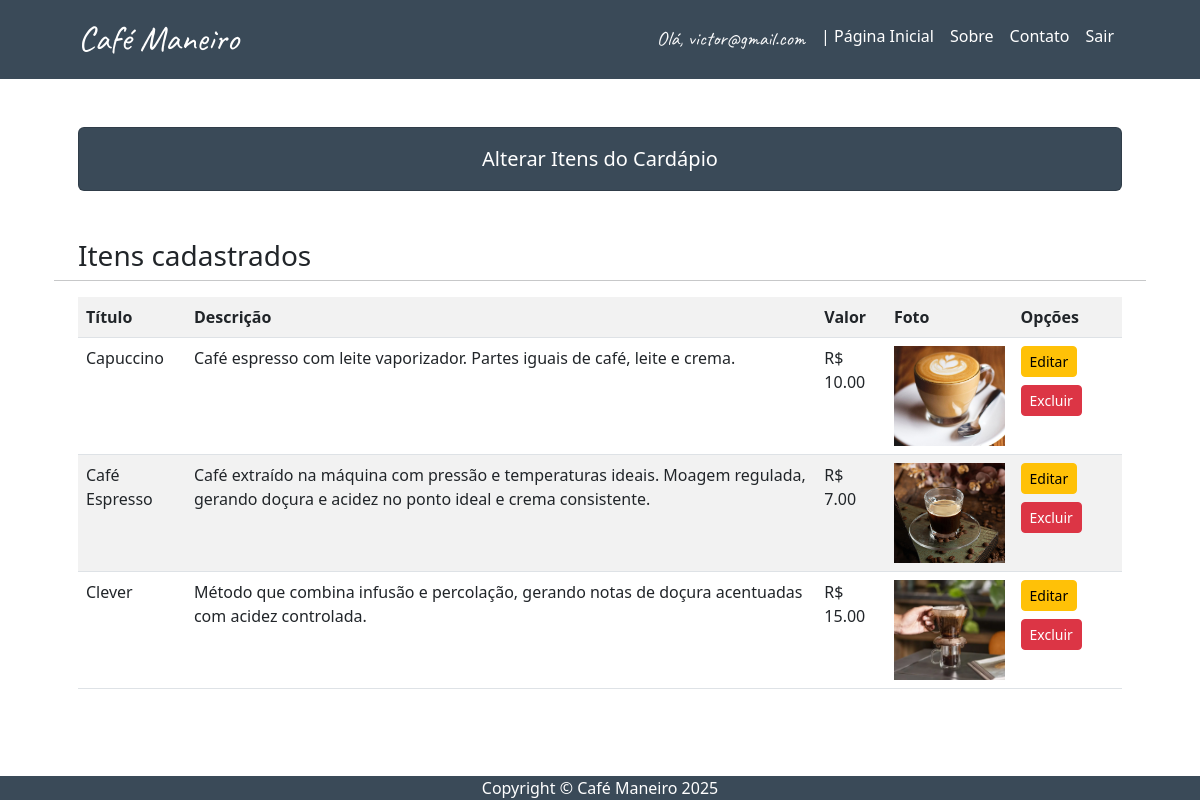
Page /alterar/ (signed in) on the committed database.
### usuarios/models.py (models this page shows, shortened)
class ItemCardapio(models.Model):
    titulo = models.CharField(max_length=100)
    descricao = models.TextField()
    valor = models.DecimalField(max_digits=6, decimal_places=2)
    foto = models.ImageField(upload_to='cardapio/')

### usuarios/views.py (the view)
# urls.py: path("alterar/", views.alterar, name="alterar"),
def alterar(request):
    if not request.user.is_authenticated:
        return render(request, 'usuarios/login.html', {'erro': 'Você precisa estar logado para acessar essa página.'})
    elif request.method == 'GET':
        if request.user.is_authenticated:
            lista_itens = ItemCardapio.objects.all()
            return render(request, 'usuarios/alterar.html', {'lista_itens': lista_itens})

### usuarios/templates/usuarios/alterar.html (shortened to what this page needs)
{% extends 'usuarios/base.html' %}
{% load static %}
{% block titulo %}Alterar Itens do Cardápio{% endblock %}
{% block conteudo %}
<h3>Itens cadastrados</h3>
<hr>
<div class="table-responsive">
    <table class="table table-striped">
        <tr>
            <th>Título</th>
            <th>Descrição</th>
            <th>Valor</th>
            <th>Foto</th>
            <th>Opções</th>
        </tr>
        {% for item in lista_itens %}
        <tr>
            <td>{{ item.titulo }}</td>
            <td>{{ item.descricao }}</td>
            <td>R$ {{ item.valor }}</td>
            <td>{% if item.foto %}
                <img src="{{ item.foto.url }}" class="card-img-top" alt="{{ item.titulo }}" style="width: 100%; height: 100px; object-fit: cover;">
                {% else %}
                <img src="{% static 'img/default.png' %}" class="card-img-top" alt="Sem imagem" style="width: 100%; height: 100px; object-fit: cover;">
                {% endif %}
            <td>
                <a href="{% url 'editar_verificacao' item.pk %}" class="btn btn-warning btn-sm mb-2">Editar</a>
                <a href="{% url 'excluir_verificacao' item.pk %}" class="btn btn-danger btn-sm mb-2">Excluir</a>
            </td>
        </tr>
        {% empty %}
        <tr><td colspan="5">Nenhum item encontrado</td></tr>
        {% endfor %}
    </table>
</div>
{% endblock %}

### usuarios/templates/usuarios/base.html (shortened to what this page needs)
{% load static %}
<!DOCTYPE html>
<html lang="pt-br">
<head>
    <link href="{% static 'css/bootstrap.min.css' %}" rel="stylesheet">
    <link href="https://cdn.jsdelivr.net/npm/bootstrap-icons@1.11.3/font/bootstrap-icons.css" rel="stylesheet">
</head>
<body>
        {% block navbar %}
        <nav class="navbar navbar-expand-lg" style="color: white !important; background-color: #3a4a58;">
            <div class="container px-5">
                <a class="navbar-brand text-white" href="{% url 'home' %}" style="font-family: Caveat, sans serif; font-size: 35px;">Café Maneiro</a>
                <div class="collapse navbar-collapse" id="navbarSupportedContent">
                    <ul class="navbar-nav ms-auto mb-2 mb-lg-0">
                        {% if user.is_authenticated %}
                        <li class="nav-item" style="font-family: Caveat, sans serif; font-size: 20px;">
                            <span class="nav-link disabled text-light">Olá, {{ user.email }}</span>
                        </li>
                        {% endif %}
                        <li class="nav-item"><a class="nav-link text-white" href="{% url 'home' %}">| Página Inicial</a></li>
                        <li class="nav-item"><a class="nav-link text-white" href="{% url 'sobre' %}">Sobre</a></li>
                        <li class="nav-item"><a class="nav-link text-white" href="{% url 'contato' %}">Contato</a></li>
                        <li class="nav-item"><a class="nav-link text-white" href="{% url 'logout' %}">Sair</a></li>
                    </ul>
                </div>
            </div>
        </nav>
        {% endblock %}
        <div class="container px-4 px-lg-5">
            <div class="card my-5 py-* text-center" style="background-color: #3a4a58;">
                <div class="card-body">
                    <p class="text-white m-0" style="font-size: 20px;">
                        {% block titulo %} Bem-vindo ao administrador de cardápio da Café Maneiro.<br> <br>Bom Café! {% endblock %}
                    </p>
                </div>
            </div>
            <div class="row gx-4 gx-lg-5">
                {% block conteudo %}{% endblock %}
            </div>
        </div>
        <footer class="fixed-bottom" style="background-color: #3a4a58;">
            <div class="container px-4 px-lg-5"><p class="m-0 text-center text-white">Copyright &copy; Café Maneiro 2025</p></div>
        </footer>
</body>
</html>

### rows in the picture
ItemCardapio: titulo "Capuccino", descricao "Café espresso com leite vaporizador. Partes iguais de café, leite e crema.", valor "10.00", foto (picture)
ItemCardapio: titulo "Café Espresso", descricao "Café extraído na máquina com pressão e temperaturas ideais. Moagem regulada, gerando doçura e acidez no ponto ideal e crema consistente.", valor "7.00", foto (picture)
ItemCardapio: titulo "Clever", descricao "Método que combina infusão e percolação, gerando notas de doçura acentuadas com acidez controlada.", valor "15.00", foto (picture)

### other values in the picture
{{ user.email }} "victor@gmail.com"
